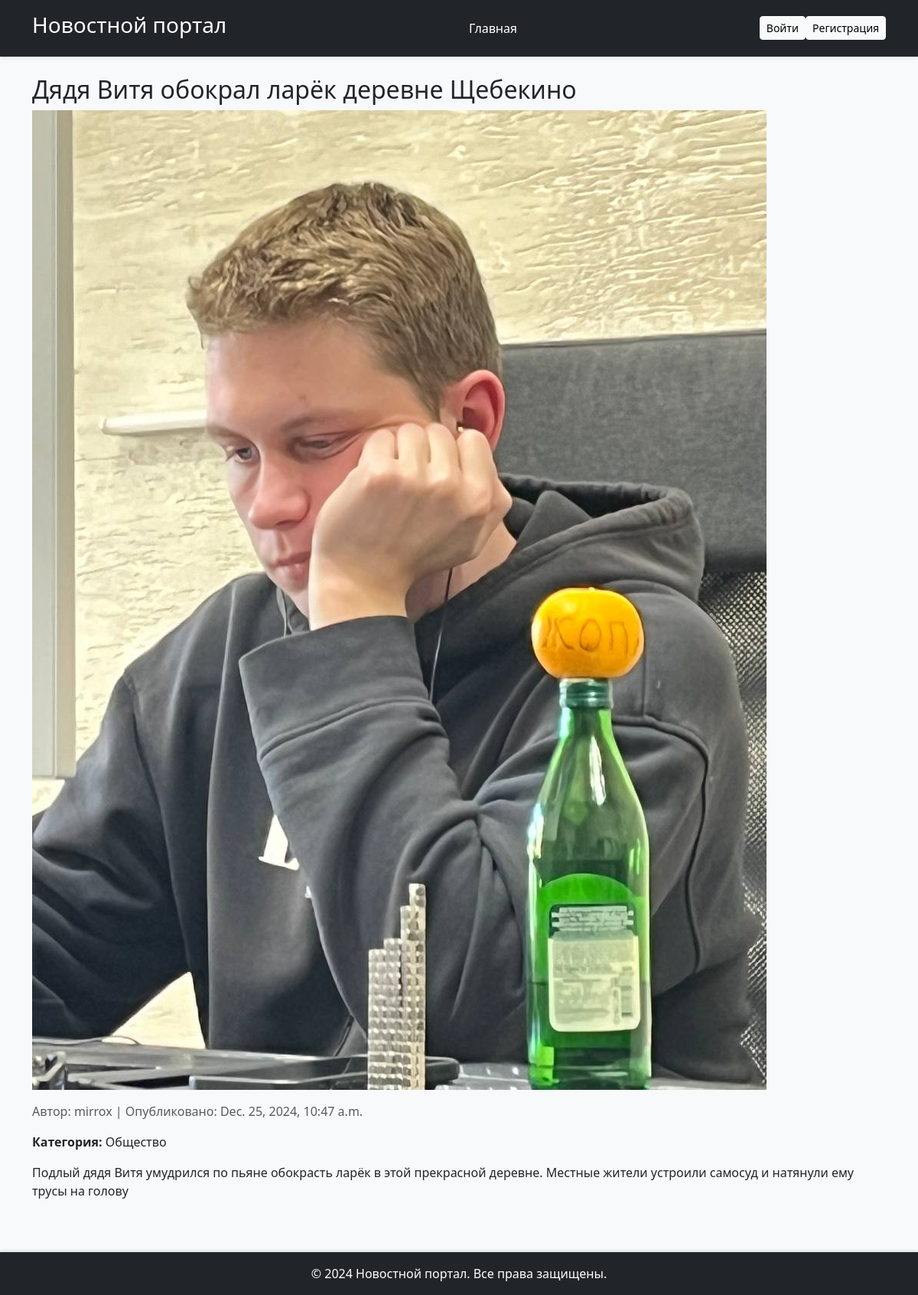
Before: /4/ with the older database file.
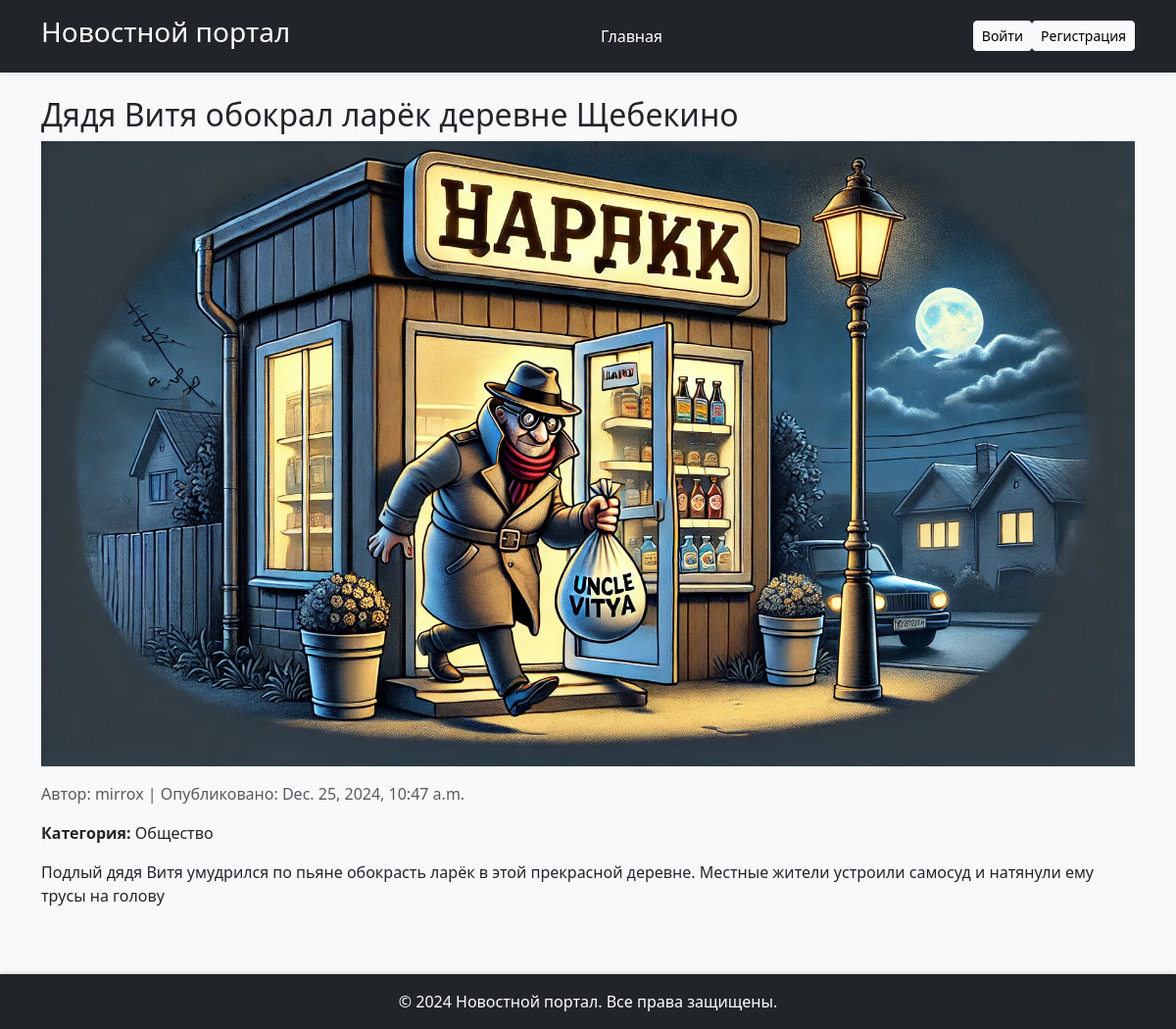
After: the same page with the newer database file.
### news/models.py (models this page shows, shortened)
class News(models.Model):
    title = models.CharField(max_length=200, verbose_name="Заголовок")
    content = models.TextField(verbose_name="Текст")
    category = models.ForeignKey(Category, on_delete=models.CASCADE, related_name='news', verbose_name="Категория")
    author = models.ForeignKey(User, on_delete=models.CASCADE, verbose_name="Автор")
    published_at = models.DateTimeField(auto_now_add=True, verbose_name="Дата публикации")
    image = models.ImageField(upload_to='news_images/', blank=True, null=True, verbose_name="Изображение")

class Category(models.Model):
    name = models.CharField(max_length=100, unique=True, verbose_name="Название категории")
    description = models.TextField(blank=True, verbose_name="Описание")

### news/views.py (the view)
# urls.py: path('<int:news_id>/', views.news_detail, name='news_detail'),  # Детальная страница новости
def news_detail(request, news_id):
    news_item = get_object_or_404(News, id=news_id)
    comments = news_item.comments.all().order_by('-created_at')
    if request.method == 'POST':
        if not request.user.is_authenticated:
            return redirect('login')  # Перенаправление на страницу входа
        form = CommentForm(request.POST)
        if form.is_valid():
            comment = form.save(commit=False)
            comment.news = news_item
            comment.author = request.user
            comment.save()
            return redirect('news:news_detail', news_id=news_id)
    else:
        form = CommentForm()
    return render(request, 'news/news_detail.html', {
        'news_item': news_item,
        'comments': comments,
        'form': form
    })

### news/templates/news/news_detail.html (shortened to what this page needs)
{% extends 'news/base.html' %}
{% block content %}
    <div class="mb-4">
        <h2>{{ news_item.title }}</h2>
        {% if news_item.image %}
            <img src="{{ news_item.image.url }}" class="img-fluid mb-3" alt="{{ news_item.title }}">
        {% endif %}
        <p class="text-muted">Автор: {{ news_item.author }} | Опубликовано: {{ news_item.published_at }}</p>
        <p><strong>Категория:</strong> {{ news_item.category.name }}</p>
        <p>{{ news_item.content }}</p>
    </div>
{% endblock %}

Changed rows visible on the page:
changed News "Дядя Витя обокрал ларёк деревне Щебекино": image: a different picture
